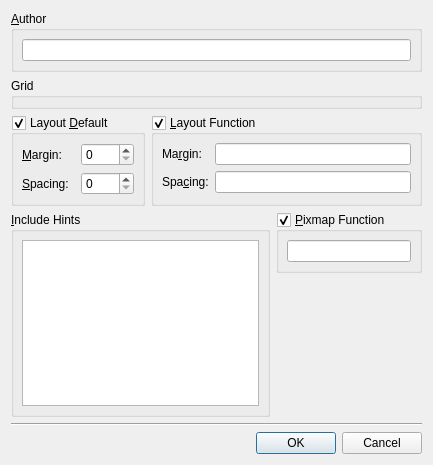
<ui version="4.0" >
 <comment>*********************************************************************
**
** Copyright (C) 1992-2008 Trolltech ASA. All rights reserved.
**
** This file is part of the Qt Designer of the Qt Toolkit.
**
** This file may be used under the terms of the GNU General Public
** License versions 2.0 or 3.0 as published by the Free Software
** Foundation and appearing in the files LICENSE.GPL2 and LICENSE.GPL3
** included in the packaging of this file.  Alternatively you may (at
** your option) use any later version of the GNU General Public
** License if such license has been publicly approved by Trolltech ASA
** (or its successors, if any) and the KDE Free Qt Foundation. In
** addition, as a special exception, Trolltech gives you certain
** additional rights. These rights are described in the Trolltech GPL
** Exception version 1.2, which can be found at
** http://www.trolltech.com/products/qt/gplexception/ and in the file
** GPL_EXCEPTION.txt in this package.
**
** Please review the following information to ensure GNU General
** Public Licensing requirements will be met:
** http://trolltech.com/products/qt/licenses/licensing/opensource/. If
** you are unsure which license is appropriate for your use, please
** review the following information:
** http://trolltech.com/products/qt/licenses/licensing/licensingoverview
** or contact the sales department at sales@trolltech.com.
**
** In addition, as a special exception, Trolltech, as the sole
** copyright holder for Qt Designer, grants users of the Qt/Eclipse
** Integration plug-in the right for the Qt/Eclipse Integration to
** link to functionality provided by Qt Designer and its related
** libraries.
**
** This file is provided "AS IS" with NO WARRANTY OF ANY KIND,
** INCLUDING THE WARRANTIES OF DESIGN, MERCHANTABILITY AND FITNESS FOR
** A PARTICULAR PURPOSE. Trolltech reserves all rights not expressly
** granted herein.
**
** This file is provided AS IS with NO WARRANTY OF ANY KIND, INCLUDING THE
** WARRANTY OF DESIGN, MERCHANTABILITY AND FITNESS FOR A PARTICULAR PURPOSE.
**
*********************************************************************</comment>
 <class>FormWindowSettings</class>
 <widget class="QDialog" name="FormWindowSettings" >
  <property name="geometry" >
   <rect>
    <x>0</x>
    <y>0</y>
    <width>433</width>
    <height>465</height>
   </rect>
  </property>
  <property name="windowTitle" >
   <string>Form Settings</string>
  </property>
  <layout class="QGridLayout" >
   <item row="6" column="0" colspan="2" >
    <widget class="QDialogButtonBox" name="buttonBox" >
     <property name="orientation" >
      <enum>Qt::Horizontal</enum>
     </property>
     <property name="standardButtons" >
      <set>QDialogButtonBox::Cancel|QDialogButtonBox::NoButton|QDialogButtonBox::Ok</set>
     </property>
    </widget>
   </item>
   <item row="5" column="0" colspan="2" >
    <widget class="Line" name="line" >
     <property name="orientation" >
      <enum>Qt::Horizontal</enum>
     </property>
    </widget>
   </item>
   <item row="2" column="0" colspan="2" >
    <layout class="QHBoxLayout" >
     <property name="margin" >
      <number>0</number>
     </property>
     <property name="spacing" >
      <number>6</number>
     </property>
     <item>
      <widget class="QGroupBox" name="layoutDefaultGroupBox" >
       <property name="title" >
        <string>Layout &amp;Default</string>
       </property>
       <property name="checkable" >
        <bool>true</bool>
       </property>
       <layout class="QGridLayout" >
        <property name="margin" >
         <number>8</number>
        </property>
        <property name="spacing" >
         <number>6</number>
        </property>
        <item row="1" column="0" >
         <widget class="QLabel" name="label_2" >
          <property name="text" >
           <string>&amp;Spacing:</string>
          </property>
          <property name="buddy" >
           <cstring>defaultSpacingSpinBox</cstring>
          </property>
         </widget>
        </item>
        <item row="0" column="0" >
         <widget class="QLabel" name="label" >
          <property name="text" >
           <string>&amp;Margin:</string>
          </property>
          <property name="buddy" >
           <cstring>defaultMarginSpinBox</cstring>
          </property>
         </widget>
        </item>
        <item row="1" column="1" >
         <widget class="QSpinBox" name="defaultSpacingSpinBox" />
        </item>
        <item row="0" column="1" >
         <widget class="QSpinBox" name="defaultMarginSpinBox" />
        </item>
       </layout>
      </widget>
     </item>
     <item>
      <widget class="QGroupBox" name="layoutFunctionGroupBox" >
       <property name="title" >
        <string>&amp;Layout Function</string>
       </property>
       <property name="checkable" >
        <bool>true</bool>
       </property>
       <layout class="QGridLayout" >
        <property name="margin" >
         <number>8</number>
        </property>
        <property name="spacing" >
         <number>6</number>
        </property>
        <item row="1" column="1" >
         <widget class="QLineEdit" name="spacingFunctionLineEdit" />
        </item>
        <item row="0" column="1" >
         <widget class="QLineEdit" name="marginFunctionLineEdit" />
        </item>
        <item row="0" column="0" >
         <widget class="QLabel" name="label_3" >
          <property name="text" >
           <string>Ma&amp;rgin:</string>
          </property>
          <property name="buddy" >
           <cstring>marginFunctionLineEdit</cstring>
          </property>
         </widget>
        </item>
        <item row="1" column="0" >
         <widget class="QLabel" name="label_3_2" >
          <property name="text" >
           <string>Spa&amp;cing:</string>
          </property>
          <property name="buddy" >
           <cstring>spacingFunctionLineEdit</cstring>
          </property>
         </widget>
        </item>
       </layout>
      </widget>
     </item>
    </layout>
   </item>
   <item row="0" column="0" colspan="2" >
    <widget class="QGroupBox" name="pixmapFunctionGroupBox_2" >
     <property name="title" >
      <string>&amp;Author</string>
     </property>
     <layout class="QVBoxLayout" >
      <property name="margin" >
       <number>8</number>
      </property>
      <property name="spacing" >
       <number>6</number>
      </property>
      <item>
       <widget class="QLineEdit" name="authorLineEdit" />
      </item>
     </layout>
    </widget>
   </item>
   <item rowspan="2" row="3" column="0" >
    <widget class="QGroupBox" name="includeHintsGroupBox" >
     <property name="title" >
      <string>&amp;Include Hints</string>
     </property>
     <layout class="QVBoxLayout" >
      <property name="margin" >
       <number>8</number>
      </property>
      <property name="spacing" >
       <number>6</number>
      </property>
      <item>
       <widget class="QTextEdit" name="includeHintsTextEdit" />
      </item>
     </layout>
    </widget>
   </item>
   <item row="3" column="1" >
    <layout class="QHBoxLayout" >
     <property name="margin" >
      <number>0</number>
     </property>
     <property name="spacing" >
      <number>6</number>
     </property>
     <item>
      <widget class="QGroupBox" name="pixmapFunctionGroupBox" >
       <property name="title" >
        <string>&amp;Pixmap Function</string>
       </property>
       <property name="checkable" >
        <bool>true</bool>
       </property>
       <layout class="QVBoxLayout" >
        <property name="margin" >
         <number>8</number>
        </property>
        <property name="spacing" >
         <number>6</number>
        </property>
        <item>
         <widget class="QLineEdit" name="pixmapFunctionLineEdit" />
        </item>
       </layout>
      </widget>
     </item>
    </layout>
   </item>
   <item row="4" column="1" >
    <spacer>
     <property name="orientation" >
      <enum>Qt::Vertical</enum>
     </property>
     <property name="sizeHint" >
      <size>
       <width>111</width>
       <height>115</height>
      </size>
     </property>
    </spacer>
   </item>
   <item row="1" column="0" colspan="2" >
    <widget class="qdesigner_internal::GridPanel" name="gridPanel" >
     <property name="title" >
      <string>Grid</string>
     </property>
    </widget>
   </item>
  </layout>
 </widget>
 <customwidgets>
  <customwidget>
   <class>qdesigner_internal::GridPanel</class>
   <extends>QGroupBox</extends>
   <header location="global" >gridpanel_p.h</header>
   <container>1</container>
  </customwidget>
 </customwidgets>
 <tabstops>
  <tabstop>authorLineEdit</tabstop>
  <tabstop>defaultMarginSpinBox</tabstop>
  <tabstop>defaultSpacingSpinBox</tabstop>
  <tabstop>marginFunctionLineEdit</tabstop>
  <tabstop>spacingFunctionLineEdit</tabstop>
  <tabstop>pixmapFunctionLineEdit</tabstop>
 </tabstops>
 <resources/>
 <connections>
  <connection>
   <sender>buttonBox</sender>
   <signal>accepted()</signal>
   <receiver>FormWindowSettings</receiver>
   <slot>accept()</slot>
   <hints>
    <hint type="sourcelabel" >
     <x>294</x>
     <y>442</y>
    </hint>
    <hint type="destinationlabel" >
     <x>150</x>
     <y>459</y>
    </hint>
   </hints>
  </connection>
  <connection>
   <sender>buttonBox</sender>
   <signal>rejected()</signal>
   <receiver>FormWindowSettings</receiver>
   <slot>reject()</slot>
   <hints>
    <hint type="sourcelabel" >
     <x>373</x>
     <y>444</y>
    </hint>
    <hint type="destinationlabel" >
     <x>357</x>
     <y>461</y>
    </hint>
   </hints>
  </connection>
 </connections>
</ui>
